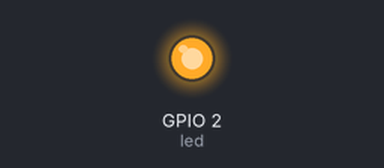
The program below on a simulated Raspberry Pi (BCM pin numbers). Shown: output pins drawn as LEDs (lit = HIGH). What the program prints to the terminal is not drawn. At 4.0 s the program stops and its outputs stay as they are.

Above: at 0.1 s.
At 2.1 s:
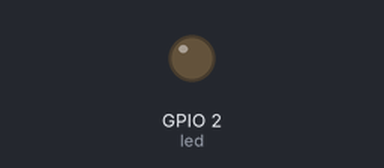
Timing chart, 0 to 3.6 s (numbered marks = the images above):
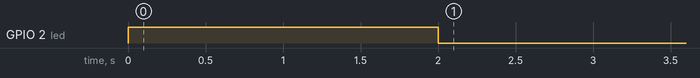

The program:

4-led-poo.py
```python
import RPi.GPIO as gpio
from time import sleep

class Robot():
    led=2

    def __init__(self):
        # Modo de operacion de los pines
        gpio.setmode(gpio.BCM)
        #Configuracion de lso pines
        gpio.setup(self.led, gpio.OUT)
    def Encender(self):
        gpio.output(self.led,gpio.HIGH)
    def Apagar(self):
        gpio.output(self.led,gpio.LOW)

# Programa principal
myrobot=Robot()
myrobot.Encender()
sleep(2)
myrobot.Apagar()
sleep(2)
print("fin del programa")
gpio.cleanup()
```

Measured:
- by itself, GPIO 2 (led): LOW → HIGH at 0.00 s, → LOW 2.0 s later
